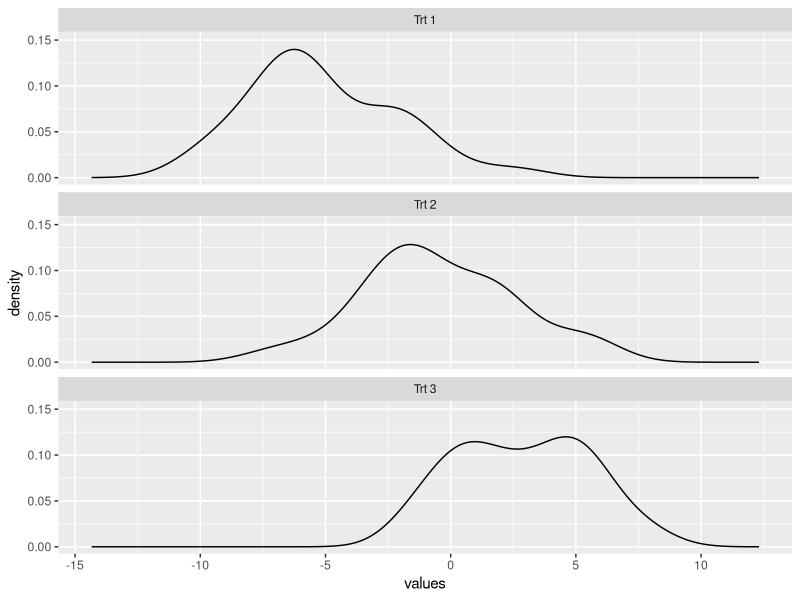
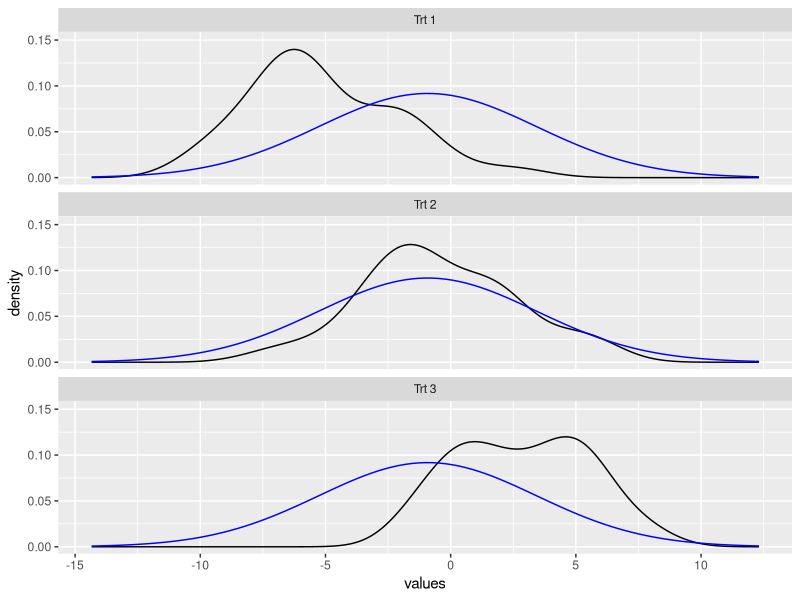
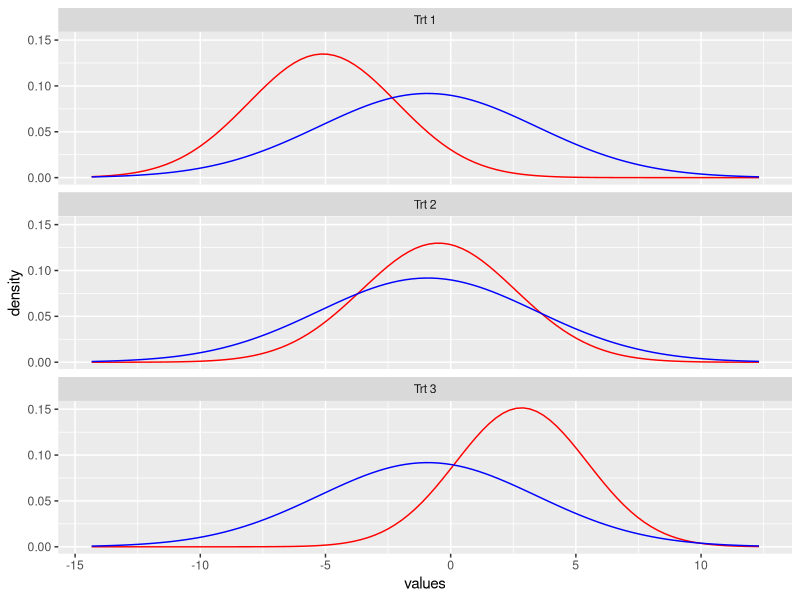

These charts were generated, in order, by the following R code:
# This file is for testing out a visualization on ANOVA

library(ggplot2)
library(plyr)

mu_1<--5
mu_2<-0
mu_3<-2.5

sd<-2.5

n<-90
n<-n/3

data<-rbind(data.frame(trt=rep('Trt 1',n),values=rnorm(n=n,mean=mu_1,sd=sd)),
            data.frame(trt=rep('Trt 2',n),values=rnorm(n=n,mean=mu_2,sd=sd)),
            data.frame(trt=rep('Trt 3',n),values=rnorm(n=n,mean=mu_3,sd=sd)))
data

# http://stackoverflow.com/questions/1376967/using-stat-function-and-facet-wrap-together-in-ggplot2-in-r
grid <- with(data, seq(min(values)-sd(values), max(values)+sd(values), length = 100))
normaldens <- ddply(data, "trt", function(df) {
  data.frame( 
    values = grid,
    density = dnorm(grid, mean(df$values), sd(df$values))
  )
})

## Plots
## Use color=NA to make things disappear
## This way you don't have to worry about fixing the scales and everything
# Plain data
ggplot(data=data, aes(values)) +
  geom_density() +
  geom_line(aes(y = density), data = normaldens, colour = NA) +
  stat_function(fun=dnorm, color=NA, args=list(mean=mean(data$values), sd=sd(data$values)))  +
  facet_wrap(~trt, ncol=1)

# Data with Null
ggplot(data=data, aes(values)) +
  geom_density() +
  geom_line(aes(y = density), data = normaldens, colour = NA) +
  stat_function(fun=dnorm, color="blue", args=list(mean=mean(data$values), sd=sd(data$values)))  +
  facet_wrap(~trt, ncol=1)

# Comparison
ggplot(data=data, aes(values)) +
  geom_density(color=NA) +
  geom_line(aes(y = density), data = normaldens, colour = "red") +
  stat_function(fun=dnorm, color="blue", args=list(mean=mean(data$values), sd=sd(data$values)))  +
  facet_wrap(~trt, ncol=1)

# Graphs are good
# Now, summary stats


